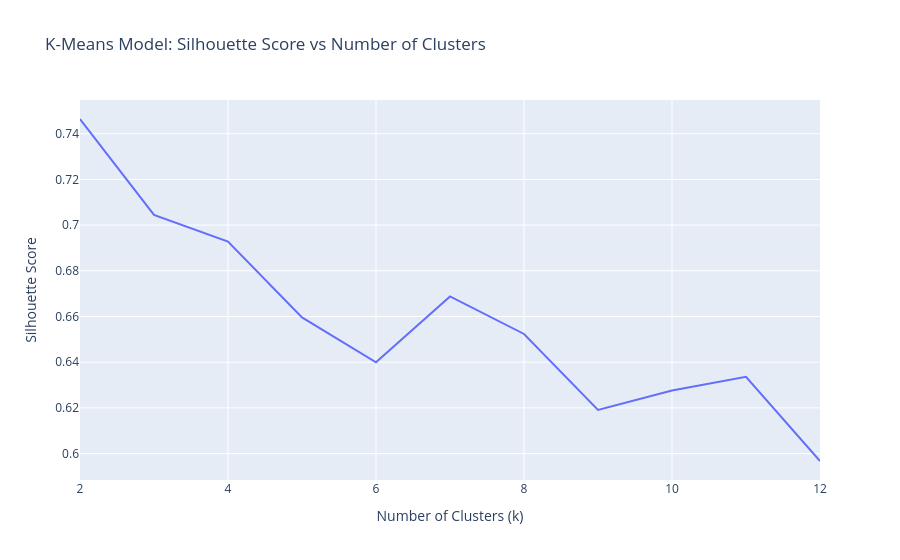

Notebook code cell kept with this figure:
### Markdown cell above
**Task 6.3.14:** Use plotly express to create a line plot that shows the values of `silhouette_scores` as a function of `n_clusters`. Be sure to label your x-axis `"Number of Clusters"`, your y-axis `"Silhouette Score"`, and use the title `"K-Means Model: Silhouette Score vs Number of Clusters"`.

- [What's a line plot?](../%40textbook/07-visualization-pandas.ipynb#Line-Plots)
- [Create a line plot in plotly express.](../%40textbook/07-visualization-pandas.ipynb#Line-Plots)

### Code cell
# Create a line plot of `silhouette_scores` vs `n_clusters`
fig = px.line(
    x=n_clusters, 
    y=silhouette_scores,
    title="K-Means Model: Silhouette Score vs Number of Clusters"
)

fig.update_layout(xaxis_title="Number of Clusters (k)", yaxis_title="Silhouette Score")

fig.show()

### Figure 1 — Plotly figure (JSON) as saved in the notebook; plotly's stock layout.template omitted (floating-point values rounded to 4 significant figures)
{"data": [{"hovertemplate": "x=%{x}<br>y=%{y}<extra></extra>", "legendgroup": "", "line": {"color": "#636efa", "dash": "solid"}, "marker": {"symbol": "circle"}, "mode": "lines", "name": "", "orientation": "v", "showlegend": false, "type": "scatter", "x": [2, 3, 4, 5, 6, 7, 8, 9, 10, 11, 12], "xaxis": "x", "y": [0.7465, 0.7045, 0.6928, 0.6596, 0.6399, 0.6688, 0.6524, 0.6191, 0.6276, 0.6336, 0.5968], "yaxis": "y"}], "layout": {"legend": {"tracegroupgap": 0}, "title": {"text": "K-Means Model: Silhouette Score vs Number of Clusters"}, "xaxis": {"anchor": "y", "domain": [0, 1], "title": {"text": "Number of Clusters (k)"}}, "yaxis": {"anchor": "x", "domain": [0, 1], "title": {"text": "Silhouette Score"}}}}
